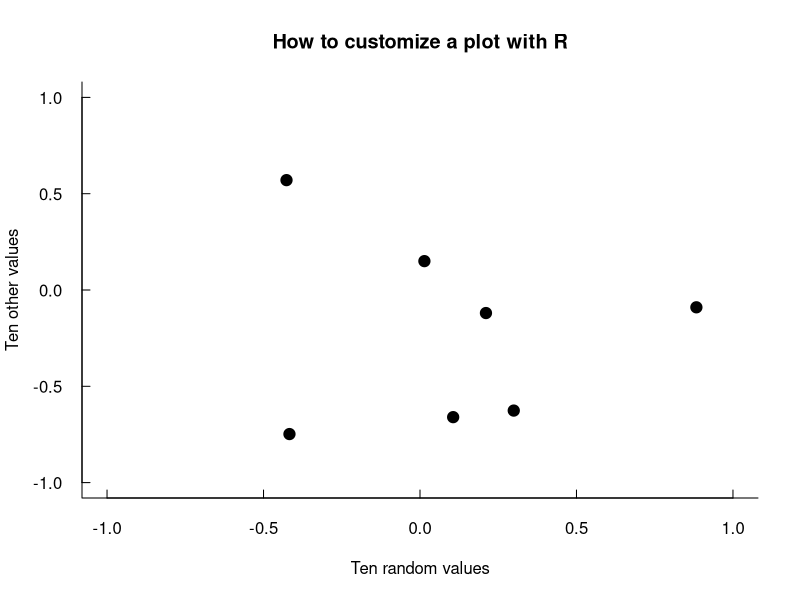
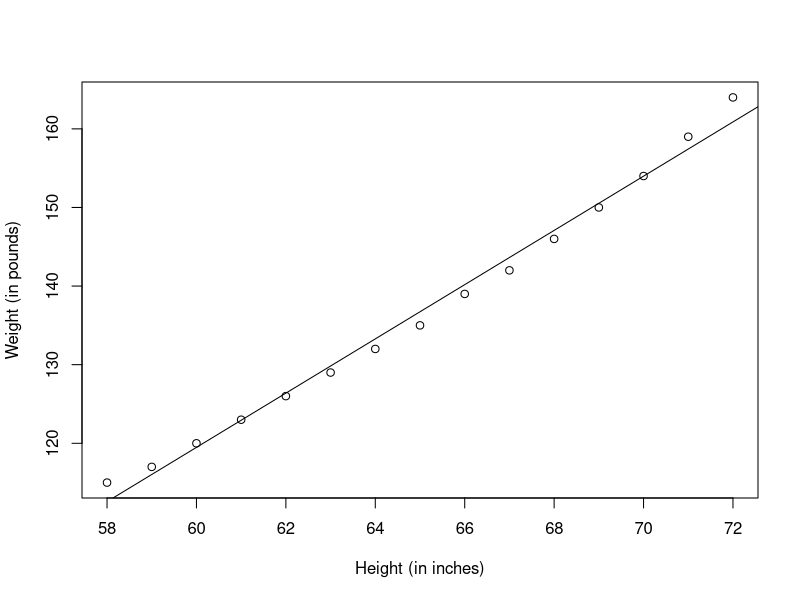

R code for these plots, in order:
## ------------------------------------------------------------------------
cvm.stat<-function(x,y){
  n <- length(x)
  m <- length(y)
  Fn<-ecdf(x)
  Gm<-ecdf(y)
  t<-(m*n/(m+n)^2)*(sum((Fn(x)-Gm(x))^2)+sum((Fn(y)-Gm(y))^2))
  return(t)
}

## ------------------------------------------------------------------------
Tn <- function(z, ix, sizes,k) {
  n1 <- sizes[1]
  n2 <- sizes[2]
  n <- n1 + n2
  z <- z[ix, ]
  o <- rep(0, NROW(z))
  z <- as.data.frame(cbind(z, o))
  NN <- nn2(z,k=k)
  block1 <- NN$nn.idx[1:n1, ]
  block2 <- NN$nn.idx[(n1+1):n, ]
  i1 <- sum(block1 < n1 + .5)
  i2 <- sum(block2 > n1 + .5)
  return((i1 + i2) / (k * n))
}

## ------------------------------------------------------------------------
corr<-function(xs,ys){
  c1<-Map(cov,xs,ys)
  v1<-vapply(xs,var,double(1))
  v2<-vapply(ys,var,double(1))
  unlist(Map(function(c,v1,v2) c/((sqrt(v1))*(sqrt(v2))),c1,v1,v2))
}

## ------------------------------------------------------------------------
x <- rnorm(10)
y <- rnorm(10)
plot(x, y, xlab="Ten random values", ylab="Ten other values", xlim=c(-1, 1), ylim=c(-1, 1), pch=21, col="black", bg="black", bty="l", tcl=0.4, main="How to customize a plot with R", las=1, cex=1.5)

## ------------------------------------------------------------------------
data("InsectSprays")
aov.spray <- aov(sqrt(count) ~ spray, data = InsectSprays)
aov.spray
summary(aov.spray)

## ------------------------------------------------------------------------
data("women")
fit <- lm(weight ~ height, data=women)
summary(fit)
women$weight
fitted(fit)
residuals(fit)
plot(women$height, women$weight, xlab = "Height (in inches)", ylab = "Weight (in pounds)")
abline(fit)

## ------------------------------------------------------------------------
x <- c(0,1,2,3,4); p <- c(0.1,0.2,0.2,0.2,0.3)
    cp <- cumsum(p); m <- 1000; r <- numeric(m)
    r1 <- x[findInterval(runif(m),cp)+1]
    ct1 <- as.vector(table(r1));
    f1<-rbind(x,ct1/sum(ct1));rownames(f1)<-c("x","frequency")
    f1
    ct1/sum(ct1)/p


## ------------------------------------------------------------------------
set.seed(123); n<-1000
r2<-sample(c(0,1,2,3,4),n,replace=T,c(0.1,0.2,0.2,0.2,0.3))
ct2<-as.vector(table(r2))
f2<-rbind(x,ct2/sum(ct2));rownames(f2)<-c("x","frequency")
f2
ct2/sum(ct2)/p

## ------------------------------------------------------------------------
set.seed(123)
n <- 1000;j<-k<-0;y <- numeric(n)
while (k < n) {
u <- runif(1)
j <- j + 1
x <- runif(1) #random variate from g
if (4*x^2*(1-x) > u) {
#we accept x
k <- k + 1
y[k] <- x
}
}
j    # #(experiments) for n random numbers 

